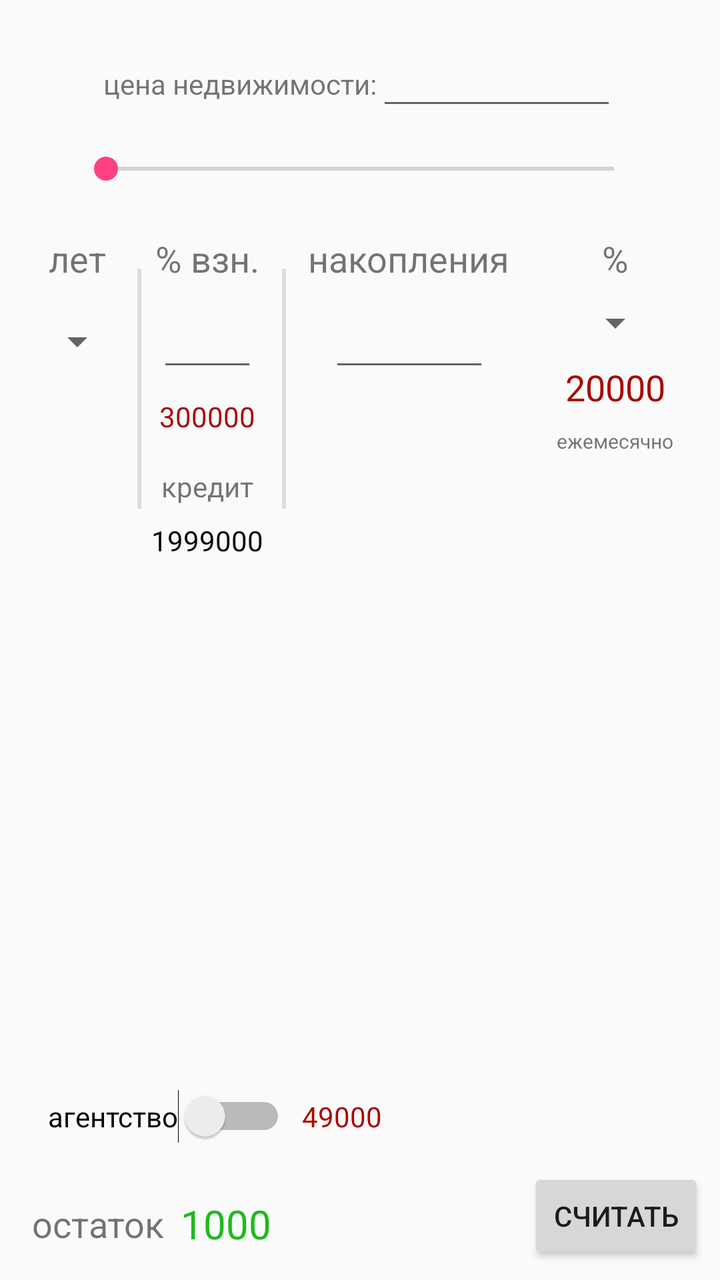
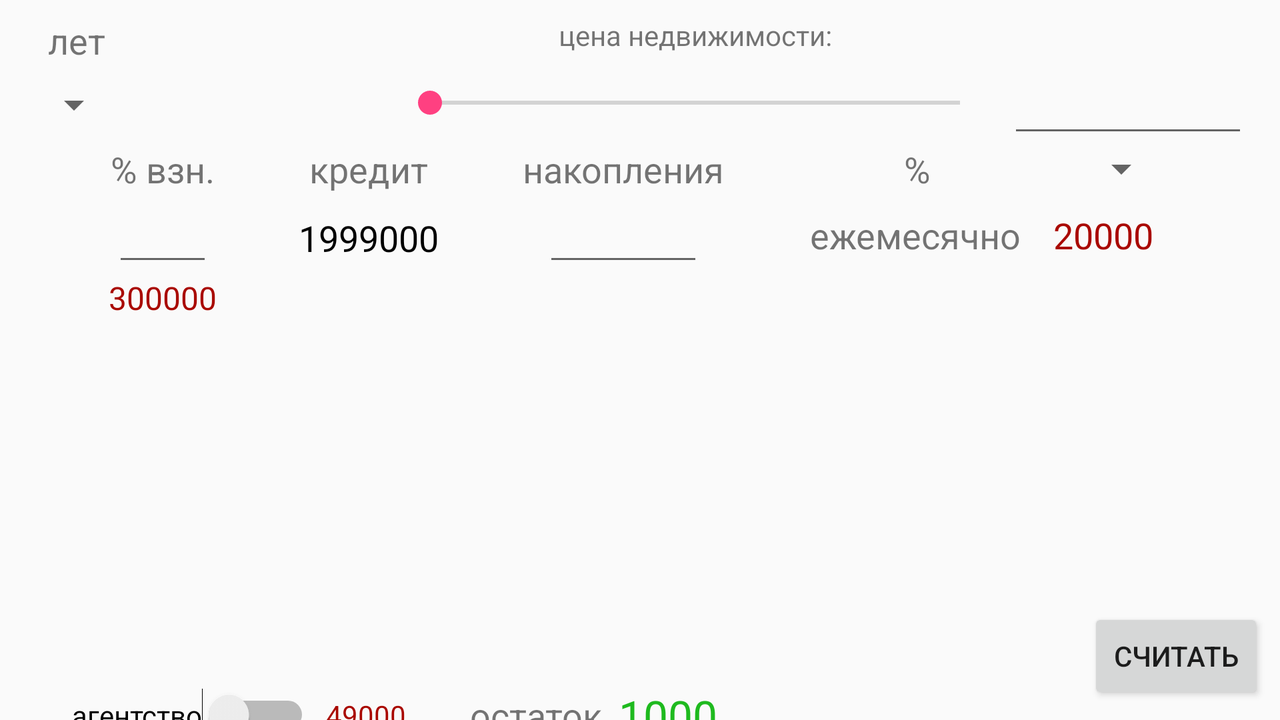

Two renders of one Android screen. The first uses the default layout on a phone; the second uses the alternative layout the repository ships for a different screen configuration, on a matching device. The two XML files are below.
<!-- AndroidManifest.xml: application theme AppTheme -->
<!-- res/layout/fragment.xml -->
<?xml version="1.0" encoding="utf-8"?>
<android.support.constraint.ConstraintLayout xmlns:android="http://schemas.android.com/apk/res/android"
    xmlns:app="http://schemas.android.com/apk/res-auto"
    xmlns:tools="http://schemas.android.com/tools"
    android:layout_width="match_parent"
    android:layout_height="match_parent">

    <TextView
        android:id="@+id/txt_flat_price"
        android:layout_width="wrap_content"
        android:layout_height="wrap_content"
        android:text="@string/flat_price"
        app:layout_constraintBaseline_toBaselineOf="@+id/etFlatPrice"
        app:layout_constraintEnd_toStartOf="@+id/etFlatPrice"
        app:layout_constraintHorizontal_bias="0.5"
        app:layout_constraintHorizontal_chainStyle="packed"
        app:layout_constraintStart_toStartOf="parent" />

    <EditText
        android:id="@+id/etFlatPrice"
        android:layout_width="120dp"
        android:layout_height="wrap_content"
        android:layout_marginTop="16dp"
        android:ems="10"
        android:inputType="number"
        android:textAlignment="center"
        android:textSize="20sp"
        app:layout_constraintEnd_toEndOf="parent"
        app:layout_constraintHorizontal_bias="0.5"
        app:layout_constraintStart_toEndOf="@+id/txt_flat_price"
        app:layout_constraintTop_toTopOf="parent" />

    <SeekBar
        android:id="@+id/seekFlatPrice"
        android:layout_width="286dp"
        android:layout_height="33dp"
        android:layout_marginEnd="8dp"
        android:layout_marginLeft="8dp"
        android:layout_marginRight="8dp"
        android:layout_marginStart="8dp"
        android:layout_marginTop="8dp"
        android:max="8"
        app:layout_constraintEnd_toEndOf="parent"
        app:layout_constraintStart_toStartOf="parent"
        app:layout_constraintTop_toBottomOf="@+id/etFlatPrice" />

    <TextView
        android:id="@+id/tvYears"
        android:layout_width="wrap_content"
        android:layout_height="wrap_content"
        android:layout_marginTop="16dp"
        android:text="@string/years"
        android:textSize="18dp"
        app:layout_constraintEnd_toStartOf="@+id/tvStartPercent"
        app:layout_constraintHorizontal_bias="0.5"
        app:layout_constraintStart_toStartOf="parent"
        app:layout_constraintTop_toBottomOf="@+id/seekFlatPrice" />

    <Spinner
        android:id="@+id/etYears"
        android:layout_width="wrap_content"
        android:layout_height="wrap_content"
        android:layout_marginBottom="8dp"
        android:ems="10"
        android:inputType="numberDecimal"
        app:layout_constraintBottom_toBottomOf="@+id/etStartPercent"
        app:layout_constraintEnd_toEndOf="@+id/tvYears"
        app:layout_constraintStart_toStartOf="@+id/tvYears" />

    <View
        android:layout_width="2dp"
        android:layout_height="120dp"
        android:layout_marginBottom="8dp"
        android:layout_marginEnd="8dp"
        android:layout_marginLeft="8dp"
        android:layout_marginRight="8dp"
        android:layout_marginStart="8dp"
        android:background="?android:attr/listDivider"
        app:layout_constraintBottom_toBottomOf="@+id/tvCreditSum"
        app:layout_constraintEnd_toStartOf="@+id/etStartPercent"
        app:layout_constraintHorizontal_bias="1.0"
        app:layout_constraintStart_toEndOf="@+id/etYears"
        app:layout_constraintTop_toTopOf="@+id/tvStartPercent" />

    <TextView
        android:id="@+id/tvStartPercent"
        android:layout_width="wrap_content"
        android:layout_height="wrap_content"
        android:text="@string/start_pay_percent"
        android:textSize="18dp"
        app:layout_constraintEnd_toStartOf="@+id/tvCapital"
        app:layout_constraintHorizontal_bias="0.5"
        app:layout_constraintStart_toEndOf="@+id/tvYears"
        app:layout_constraintTop_toTopOf="@+id/tvYears" />

    <EditText
        android:id="@+id/etStartPercent"
        android:layout_width="50dp"
        android:layout_height="wrap_content"
        android:layout_marginTop="8dp"
        android:ems="10"
        android:inputType="number"
        android:textAlignment="center"
        app:layout_constraintEnd_toEndOf="@+id/tvStartPercent"
        app:layout_constraintStart_toStartOf="@+id/tvStartPercent"
        app:layout_constraintTop_toBottomOf="@+id/tvStartPercent" />

    <View
        android:layout_width="2dp"
        android:layout_height="120dp"
        android:layout_marginBottom="8dp"
        android:layout_marginEnd="8dp"
        android:layout_marginLeft="8dp"
        android:layout_marginRight="8dp"
        android:layout_marginStart="8dp"
        android:background="?android:attr/listDivider"
        app:layout_constraintBottom_toBottomOf="@+id/tvCreditSum"
        app:layout_constraintEnd_toStartOf="@+id/tvCapital"
        app:layout_constraintStart_toEndOf="@+id/tvStartPercent"
        app:layout_constraintTop_toTopOf="@+id/tvStartPercent" />

    <TextView
        android:id="@+id/tvCapital"
        android:layout_width="wrap_content"
        android:layout_height="wrap_content"
        android:text="@string/capital"
        android:textSize="18dp"
        app:layout_constraintEnd_toStartOf="@+id/tvPercent"
        app:layout_constraintHorizontal_bias="0.5"
        app:layout_constraintStart_toEndOf="@+id/tvStartPercent"
        app:layout_constraintTop_toTopOf="@+id/tvStartPercent" />

    <EditText
        android:id="@+id/etHaveCash"
        android:layout_width="80dp"
        android:layout_height="wrap_content"
        android:layout_marginTop="8dp"
        android:ems="10"
        android:inputType="number"
        android:textAlignment="center"
        android:textColor="@color/greenLast"
        app:layout_constraintEnd_toEndOf="@+id/tvCapital"
        app:layout_constraintStart_toStartOf="@+id/tvCapital"
        app:layout_constraintTop_toBottomOf="@+id/tvCapital" />

    <TextView
        android:id="@+id/tvPercent"
        android:layout_width="56dp"
        android:layout_height="wrap_content"
        android:text="@string/percent"
        android:textAlignment="center"
        android:textSize="18dp"
        app:layout_constraintEnd_toEndOf="parent"
        app:layout_constraintHorizontal_bias="0.5"
        app:layout_constraintStart_toEndOf="@+id/tvCapital"
        app:layout_constraintTop_toTopOf="@+id/tvCapital" />

    <Spinner
        android:id="@+id/etPercent"
        android:layout_width="wrap_content"
        android:layout_height="wrap_content"
        android:layout_marginTop="8dp"
        android:ems="10"
        android:inputType="number"
        app:layout_constraintEnd_toEndOf="@+id/tvPercent"
        app:layout_constraintStart_toStartOf="@+id/tvPercent"
        app:layout_constraintTop_toBottomOf="@+id/tvPercent" />

    <TextView
        android:id="@+id/tvStartPay"
        android:layout_width="wrap_content"
        android:layout_height="wrap_content"
        android:layout_marginTop="8dp"
        android:text="300000"
        android:textColor="@color/redPrice"
        app:layout_constraintEnd_toEndOf="@+id/etStartPercent"
        app:layout_constraintStart_toStartOf="@+id/etStartPercent"
        app:layout_constraintTop_toBottomOf="@+id/etStartPercent" />

    <TextView
        android:id="@+id/tvMonthly"
        android:layout_width="wrap_content"
        android:layout_height="wrap_content"
        android:layout_marginTop="8dp"
        android:text="20000"
        android:textColor="@color/redPrice"
        android:textSize="18sp"
        app:layout_constraintEnd_toEndOf="@+id/etPercent"
        app:layout_constraintStart_toStartOf="@+id/etPercent"
        app:layout_constraintTop_toBottomOf="@+id/etPercent" />

    <TextView
        android:id="@+id/tvMonthlyTitle"
        android:layout_width="wrap_content"
        android:layout_height="wrap_content"
        android:layout_marginTop="8dp"
        android:text="@string/monthly_pay"
        android:textSize="10sp"
        app:layout_constraintEnd_toEndOf="@+id/tvMonthly"
        app:layout_constraintStart_toStartOf="@+id/tvMonthly"
        app:layout_constraintTop_toBottomOf="@+id/tvMonthly" />

    <TextView
        android:id="@+id/tvCreditSumLable"
        android:layout_width="wrap_content"
        android:layout_height="wrap_content"
        android:layout_marginTop="16dp"
        android:text="@string/credit_sum"
        app:layout_constraintEnd_toEndOf="@+id/tvStartPay"
        app:layout_constraintStart_toStartOf="@+id/tvStartPay"
        app:layout_constraintTop_toBottomOf="@+id/tvStartPay" />

    <TextView
        android:id="@+id/tvCreditSum"
        android:layout_width="wrap_content"
        android:layout_height="wrap_content"
        android:layout_marginTop="8dp"
        android:text="1999000"
        android:textColor="@android:color/black"
        app:layout_constraintEnd_toEndOf="@+id/tvCreditSumLable"
        app:layout_constraintStart_toStartOf="@+id/tvCreditSumLable"
        app:layout_constraintTop_toBottomOf="@+id/tvCreditSumLable" />

    <TextView
        android:id="@+id/tvAgencyTax"
        android:layout_width="wrap_content"
        android:layout_height="wrap_content"
        android:layout_marginLeft="8dp"
        android:layout_marginStart="8dp"
        android:text="49000"
        android:textColor="@color/redPrice"
        app:layout_constraintBottom_toBottomOf="@+id/switchAgencyTax"
        app:layout_constraintStart_toEndOf="@+id/switchAgencyTax"
        app:layout_constraintTop_toTopOf="@+id/switchAgencyTax" />

    <TextView
        android:id="@+id/tvLastCash"
        android:layout_width="wrap_content"
        android:layout_height="wrap_content"
        android:layout_marginLeft="8dp"
        android:layout_marginStart="8dp"
        android:text="1000"
        android:textColor="@color/greenLast"
        android:textSize="20sp"
        app:layout_constraintBottom_toBottomOf="@+id/tvLastCashLable"
        app:layout_constraintStart_toEndOf="@+id/tvLastCashLable"
        app:layout_constraintTop_toTopOf="@+id/tvLastCashLable" />

    <TextView
        android:id="@+id/tvLastCashLable"
        android:layout_width="wrap_content"
        android:layout_height="wrap_content"
        android:layout_marginBottom="16dp"
        android:layout_marginLeft="16dp"
        android:layout_marginStart="16dp"
        android:text="@string/cash_last"
        android:textSize="18sp"
        app:layout_constraintBottom_toBottomOf="parent"
        app:layout_constraintStart_toStartOf="parent" />

    <Button
        android:id="@+id/button"
        android:layout_width="wrap_content"
        android:layout_height="wrap_content"
        android:layout_marginBottom="8dp"
        android:layout_marginEnd="8dp"
        android:layout_marginRight="8dp"
        android:text="@string/button_calculate"
        app:layout_constraintBottom_toBottomOf="parent"
        app:layout_constraintEnd_toEndOf="parent" />

    <ImageView
        android:id="@+id/imageAgencySettings"
        android:layout_width="wrap_content"
        android:layout_height="wrap_content"
        android:layout_marginLeft="8dp"
        android:layout_marginStart="8dp"
        app:layout_constraintBottom_toBottomOf="@+id/switchAgencyTax"
        app:layout_constraintStart_toStartOf="parent"
        app:layout_constraintTop_toTopOf="@+id/switchAgencyTax"
        app:srcCompat="@drawable/ic_settings" />

    <Switch
        android:id="@+id/switchAgencyTax"
        android:layout_width="wrap_content"
        android:layout_height="wrap_content"
        android:layout_marginBottom="28dp"
        android:layout_marginLeft="16dp"
        android:layout_marginStart="16dp"
        android:text="@string/agency_tax"
        app:layout_constraintBottom_toTopOf="@+id/tvLastCashLable"
        app:layout_constraintStart_toEndOf="@+id/imageAgencySettings" />


</android.support.constraint.ConstraintLayout>
<!-- resources referenced by this layout -->
<resources>
  <color name="greenLast">#1eba1e</color>
  <color name="redPrice">#a90800</color>
  <string name="agency_tax">агентство</string>
  <string name="button_calculate">Считать</string>
  <string name="capital">накопления</string>
  <string name="cash_last">остаток</string>
  <string name="credit_sum">кредит</string>
  <string name="flat_price">цена недвижимости:</string>
  <string name="monthly_pay">ежемесячно</string>
  <string name="percent">%</string>
  <string name="start_pay_percent">% взн.</string>
  <string name="years">лет</string>
  <style name="AppTheme" parent="Theme.AppCompat.Light.DarkActionBar">
          
          <item name="colorPrimary">@color/colorPrimary</item>
          <item name="colorPrimaryDark">@color/colorPrimaryDark</item>
          <item name="colorAccent">@color/colorAccent</item>
      </style>
  <color name="colorPrimary">#3F51B5</color>
  <color name="colorPrimaryDark">#303F9F</color>
  <color name="colorAccent">#FF4081</color>
</resources>
<!-- res/layout-land/fragment.xml (the author's variant of the layout above) -->
<!-- drawn on the phone turned sideways -->
<?xml version="1.0" encoding="utf-8"?>
<android.support.constraint.ConstraintLayout xmlns:android="http://schemas.android.com/apk/res/android"
    xmlns:app="http://schemas.android.com/apk/res-auto"
    xmlns:tools="http://schemas.android.com/tools"
    android:layout_width="match_parent"
    android:layout_height="match_parent">

    <TextView
        android:id="@+id/txt_flat_price"
        android:layout_width="wrap_content"
        android:layout_height="wrap_content"
        android:layout_marginEnd="8dp"
        android:layout_marginLeft="8dp"
        android:layout_marginRight="8dp"
        android:layout_marginStart="8dp"
        android:layout_marginTop="8dp"
        android:text="@string/flat_price"
        app:layout_constraintEnd_toEndOf="@+id/seekFlatPrice"
        app:layout_constraintStart_toStartOf="@+id/seekFlatPrice"
        app:layout_constraintTop_toTopOf="parent" />

    <EditText
        android:id="@+id/etFlatPrice"
        android:layout_width="120dp"
        android:layout_height="wrap_content"
        android:layout_marginEnd="16dp"
        android:layout_marginRight="16dp"
        android:ems="10"
        android:inputType="number"
        android:textAlignment="center"
        android:textSize="20sp"
        app:layout_constraintBottom_toBottomOf="@+id/seekFlatPrice"
        app:layout_constraintEnd_toEndOf="parent"
        app:layout_constraintTop_toTopOf="@+id/seekFlatPrice" />

    <SeekBar
        android:id="@+id/seekFlatPrice"
        android:layout_width="297dp"
        android:layout_height="33dp"
        android:layout_marginEnd="8dp"
        android:layout_marginRight="8dp"
        android:layout_marginTop="8dp"
        android:max="8"
        app:layout_constraintEnd_toStartOf="@+id/etFlatPrice"
        app:layout_constraintTop_toBottomOf="@+id/txt_flat_price" />

    <TextView
        android:id="@+id/tvYears"
        android:layout_width="wrap_content"
        android:layout_height="wrap_content"
        android:layout_marginLeft="24dp"
        android:layout_marginStart="24dp"
        android:layout_marginTop="8dp"
        android:text="@string/years"
        android:textSize="18dp"
        app:layout_constraintStart_toStartOf="parent"
        app:layout_constraintTop_toTopOf="parent" />

    <Spinner
        android:id="@+id/etYears"
        android:layout_width="wrap_content"
        android:layout_height="wrap_content"
        android:layout_marginTop="8dp"
        android:ems="10"
        android:inputType="numberDecimal"
        app:layout_constraintEnd_toEndOf="@+id/tvYears"
        app:layout_constraintHorizontal_bias="0.578"
        app:layout_constraintStart_toStartOf="@+id/tvYears"
        app:layout_constraintTop_toBottomOf="@+id/tvYears" />

    <TextView
        android:id="@+id/tvStartPercent"
        android:layout_width="wrap_content"
        android:layout_height="wrap_content"
        android:layout_marginLeft="16dp"
        android:layout_marginStart="16dp"
        android:layout_marginTop="8dp"
        android:text="@string/start_pay_percent"
        android:textSize="18dp"
        app:layout_constraintEnd_toStartOf="@+id/tvCreditSumLable"
        app:layout_constraintHorizontal_bias="0.5"
        app:layout_constraintStart_toStartOf="parent"
        app:layout_constraintTop_toBottomOf="@+id/etYears" />

    <EditText
        android:id="@+id/etStartPercent"
        android:layout_width="50dp"
        android:layout_height="wrap_content"
        android:ems="10"
        android:inputType="number"
        android:textAlignment="center"
        app:layout_constraintEnd_toEndOf="@+id/tvStartPercent"
        app:layout_constraintStart_toStartOf="@+id/tvStartPercent"
        app:layout_constraintTop_toBottomOf="@+id/tvStartPercent" />


    <TextView
        android:id="@+id/tvCapital"
        android:layout_width="wrap_content"
        android:layout_height="wrap_content"
        android:layout_marginEnd="8dp"
        android:layout_marginRight="8dp"
        android:text="@string/capital"
        android:textSize="18dp"
        app:layout_constraintEnd_toStartOf="@+id/tvPercent"
        app:layout_constraintHorizontal_bias="0.5"
        app:layout_constraintStart_toEndOf="@+id/tvCreditSumLable"
        app:layout_constraintTop_toTopOf="@+id/tvCreditSumLable" />

    <EditText
        android:id="@+id/etHaveCash"
        android:layout_width="80dp"
        android:layout_height="wrap_content"
        android:ems="10"
        android:inputType="number"
        android:textAlignment="center"
        android:textColor="@color/greenLast"
        app:layout_constraintEnd_toEndOf="@+id/tvCapital"
        app:layout_constraintStart_toStartOf="@+id/tvCapital"
        app:layout_constraintTop_toBottomOf="@+id/tvCapital" />

    <TextView
        android:id="@+id/tvPercent"
        android:layout_width="56dp"
        android:layout_height="wrap_content"
        android:layout_marginEnd="32dp"
        android:layout_marginRight="32dp"
        android:text="@string/percent"
        android:gravity="end"
        android:textSize="18dp"
        app:layout_constraintEnd_toStartOf="@+id/etPercent"
        app:layout_constraintHorizontal_bias="0.5"
        app:layout_constraintStart_toEndOf="@+id/tvCapital"
        app:layout_constraintTop_toTopOf="@+id/tvCapital" />

    <Spinner
        android:id="@+id/etPercent"
        android:layout_width="wrap_content"
        android:layout_height="wrap_content"
        android:layout_marginEnd="16dp"
        android:layout_marginRight="16dp"
        android:ems="10"
        android:inputType="number"
        app:layout_constraintBottom_toBottomOf="@+id/tvPercent"
        app:layout_constraintEnd_toEndOf="parent"
        app:layout_constraintHorizontal_bias="0.5"
        app:layout_constraintStart_toEndOf="@+id/tvPercent"
        app:layout_constraintTop_toTopOf="@+id/tvPercent"
        app:layout_constraintVertical_bias="0.0" />

    <TextView
        android:id="@+id/tvStartPay"
        android:layout_width="wrap_content"
        android:layout_height="wrap_content"
        android:text="300000"
        android:textColor="@color/redPrice"
        android:textSize="16sp"
        app:layout_constraintEnd_toEndOf="@+id/etStartPercent"
        app:layout_constraintStart_toStartOf="@+id/etStartPercent"
        app:layout_constraintTop_toBottomOf="@+id/etStartPercent" />

    <TextView
        android:id="@+id/tvMonthly"
        android:layout_width="wrap_content"
        android:layout_height="wrap_content"
        android:layout_marginEnd="8dp"
        android:layout_marginRight="8dp"
        android:text="20000"
        android:textColor="@color/redPrice"
        android:textSize="18sp"
        app:layout_constraintBottom_toBottomOf="@+id/tvMonthlyTitle"
        app:layout_constraintEnd_toEndOf="@+id/etPercent"
        app:layout_constraintTop_toTopOf="@+id/tvMonthlyTitle" />

    <TextView
        android:id="@+id/tvMonthlyTitle"
        android:layout_width="wrap_content"
        android:layout_height="wrap_content"
        android:layout_marginEnd="16dp"
        android:layout_marginRight="16dp"
        android:text="@string/monthly_pay"
        android:textSize="18sp"
        app:layout_constraintBottom_toBottomOf="@+id/etHaveCash"
        app:layout_constraintEnd_toStartOf="@+id/tvMonthly"
        app:layout_constraintTop_toTopOf="@+id/etHaveCash" />

    <TextView
        android:id="@+id/tvCreditSumLable"
        android:layout_width="wrap_content"
        android:layout_height="wrap_content"
        android:layout_marginEnd="8dp"
        android:layout_marginLeft="8dp"
        android:layout_marginRight="8dp"
        android:layout_marginStart="8dp"
        android:text="@string/credit_sum"
        android:textSize="18sp"
        app:layout_constraintEnd_toStartOf="@+id/tvCapital"
        app:layout_constraintHorizontal_bias="0.5"
        app:layout_constraintStart_toEndOf="@+id/tvStartPercent"
        app:layout_constraintTop_toTopOf="@+id/tvStartPercent" />

    <TextView
        android:id="@+id/tvCreditSum"
        android:layout_width="wrap_content"
        android:layout_height="wrap_content"
        android:layout_marginTop="10dp"
        android:text="1999000"
        android:textColor="@android:color/black"
        android:textSize="18sp"
        app:layout_constraintEnd_toEndOf="@+id/tvCreditSumLable"
        app:layout_constraintStart_toStartOf="@+id/tvCreditSumLable"
        app:layout_constraintTop_toTopOf="@+id/etHaveCash" />

    <TextView
        android:id="@+id/tvAgencyTax"
        android:layout_width="wrap_content"
        android:layout_height="wrap_content"
        android:layout_marginLeft="8dp"
        android:layout_marginStart="8dp"
        android:text="49000"
        android:textColor="@color/redPrice"
        app:layout_constraintBottom_toBottomOf="@+id/switchAgencyTax"
        app:layout_constraintStart_toEndOf="@+id/switchAgencyTax"
        app:layout_constraintTop_toTopOf="@+id/switchAgencyTax" />

    <TextView
        android:id="@+id/tvLastCash"
        android:layout_width="wrap_content"
        android:layout_height="wrap_content"
        android:layout_marginLeft="8dp"
        android:layout_marginStart="8dp"
        android:text="1000"
        android:textColor="@color/greenLast"
        android:textSize="22sp"
        app:layout_constraintBottom_toBottomOf="@+id/tvLastCashLable"
        app:layout_constraintStart_toEndOf="@+id/tvLastCashLable"
        app:layout_constraintTop_toTopOf="@+id/tvLastCashLable" />

    <TextView
        android:id="@+id/tvLastCashLable"
        android:layout_width="wrap_content"
        android:layout_height="wrap_content"
        android:layout_marginLeft="32dp"
        android:layout_marginStart="32dp"
        android:text="@string/cash_last"
        android:textSize="18sp"
        app:layout_constraintBottom_toBottomOf="@+id/tvAgencyTax"
        app:layout_constraintStart_toEndOf="@+id/tvAgencyTax"
        app:layout_constraintTop_toTopOf="@+id/tvAgencyTax"
        app:layout_constraintVertical_bias="0.51" />

    <Button
        android:id="@+id/button"
        android:layout_width="wrap_content"
        android:layout_height="wrap_content"
        android:layout_marginBottom="8dp"
        android:layout_marginEnd="8dp"
        android:layout_marginRight="8dp"
        android:text="@string/button_calculate"
        app:layout_constraintBottom_toBottomOf="parent"
        app:layout_constraintEnd_toEndOf="parent" />

    <ImageView
        android:id="@+id/imageAgencySettings"
        android:layout_width="wrap_content"
        android:layout_height="wrap_content"
        android:layout_marginBottom="16dp"
        android:layout_marginLeft="8dp"
        android:layout_marginStart="8dp"
        app:layout_constraintBottom_toBottomOf="parent"
        app:layout_constraintStart_toStartOf="parent"
        app:srcCompat="@drawable/ic_settings" />

    <Switch
        android:id="@+id/switchAgencyTax"
        android:layout_width="wrap_content"
        android:layout_height="wrap_content"
        android:layout_marginLeft="28dp"
        android:layout_marginStart="28dp"
        android:text="@string/agency_tax"
        app:layout_constraintStart_toEndOf="@+id/imageAgencySettings"
        app:layout_constraintTop_toTopOf="@+id/imageAgencySettings" />


</android.support.constraint.ConstraintLayout>
